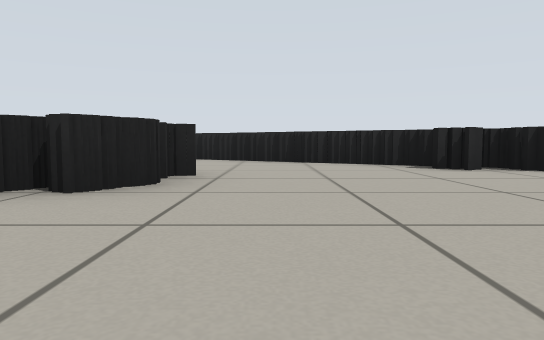
[1] (above)

14 first-person views from a walk through a world built for the Gazebo simulator. The camera is 0.32 m above the floor, tilts 4° down and sees 70° across. The floor is counted in squares, 1 m on a side. Each view is taken from the middle of a square. On the plan, view 1 faces up. The plan holds only what a view shows up to about 9 squares ahead; the rest is blank.

[2]
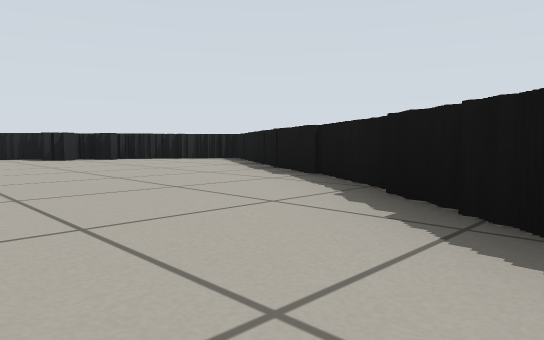

[3]
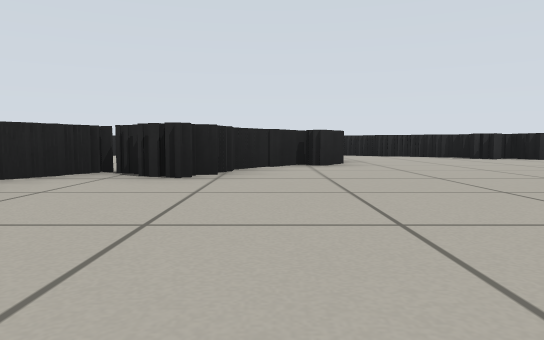

[4]
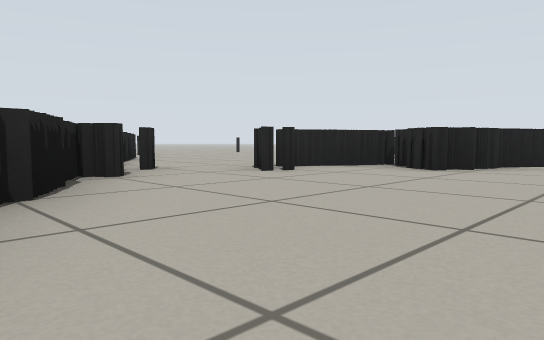

[5]
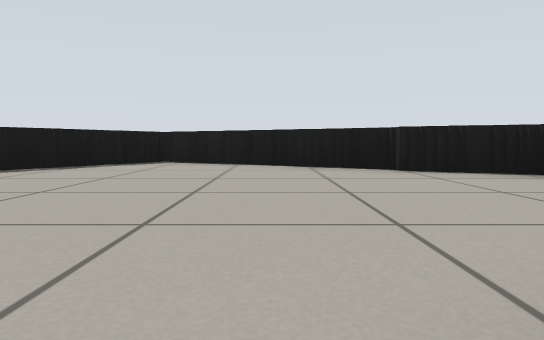

[6]
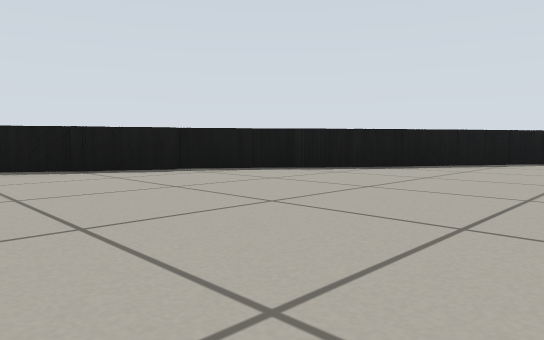

[7]
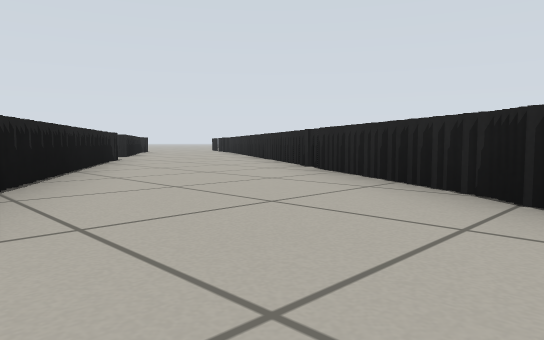

[8]
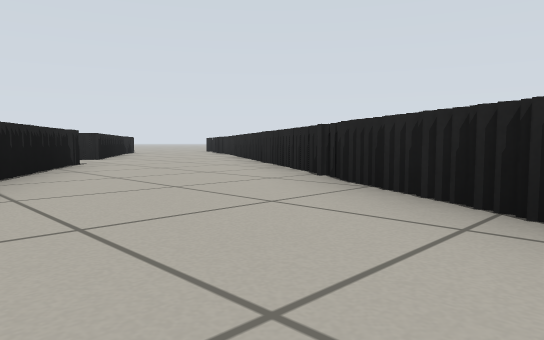

[9]
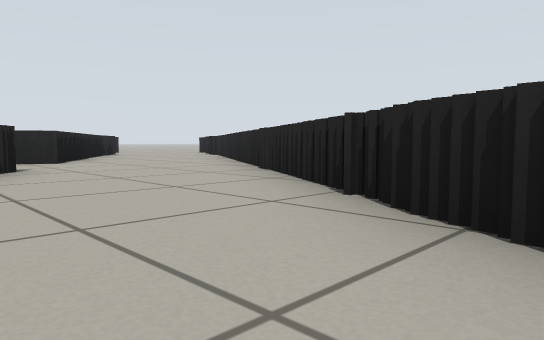

[10]
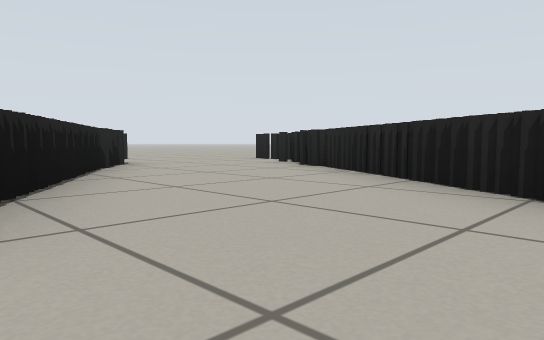

[11]
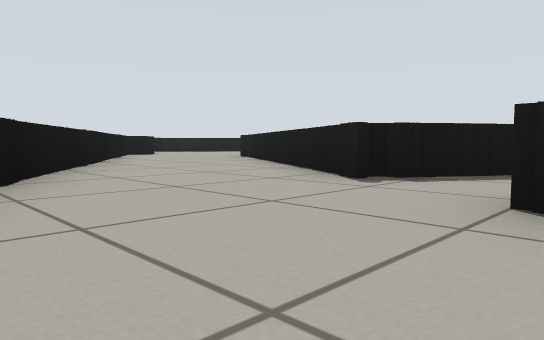

[12]
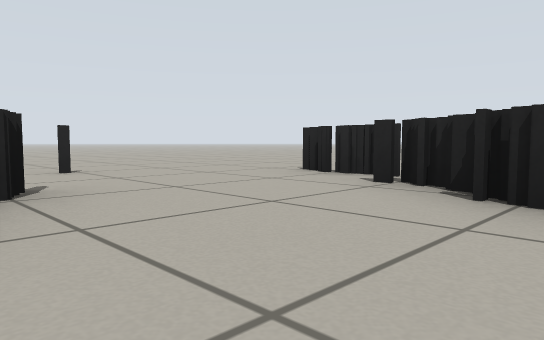

[13]
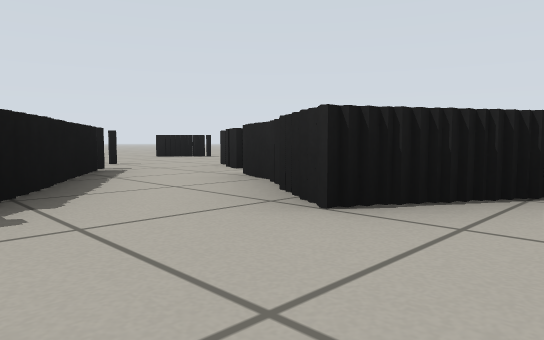

[14]
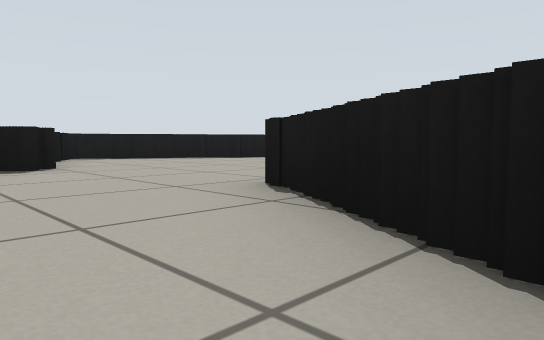

### Floor plan
Key: @ floor where view 1 was taken; # wall or solid block; x gap in a wall; . floor; T thing the floor can be seen under or through.
Columns run from 15 left of view 1 to 5 right of it. Each row starts with its distance up from view 1.
 15 ....
 14 ...##
 13 ....##
 12 .....###
 11 ...#...###
 10    ###...##
  9      ##...###
  8       ##....###
  7        #.#....###
  6       TTT###....##
  5       TTT  ###...###
  4      #.x     ##....##
  3     ....     ##.....#
  2     .....  .##.....##
  1     #..... ##......#
  0       #....#...@..##
 -1        # .........#
 -2          ##......##
 -3           ## ...##
 -4             ##..#
 -5              ####

Positions as (right, up) in squares from view 1, and headings:
1: (0, 0), facing up
2: (0, -3), facing up-right
3: (-2, -3), facing up
4: (-1, -4), facing up-left
5: (-2, 1), facing down
6: (-1, 2), facing down-right
7: (1, 4), facing up-left
8: (0, 5), facing up-left
9: (-1, 6), facing up-left
10: (-6, 8), facing up-left
11: (-8, 10), facing down-right
12: (-9, 10), facing up-left
13: (-6, 9), facing down-left
14: (-3, 6), facing down-right
